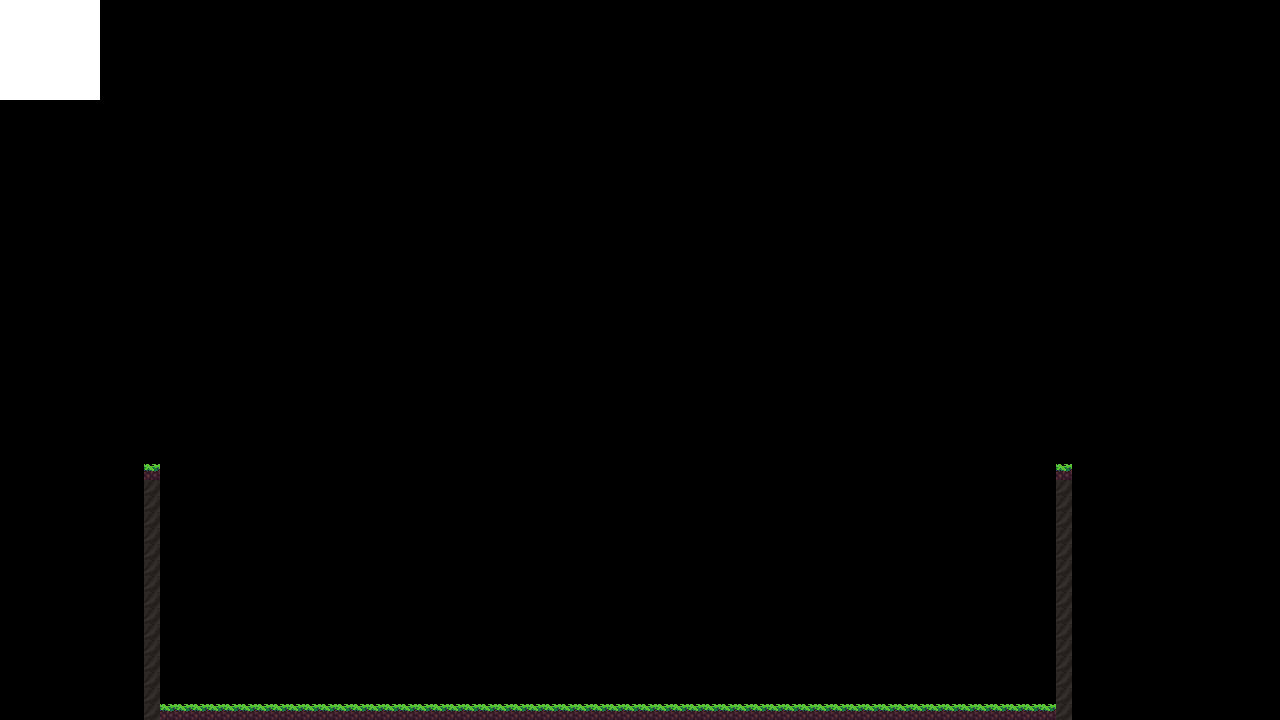

A level layout from a 2D game, rendered from its tile map. Below: a short description, then the map file with tile-grid data replaced by summaries:
An orthogonal 80x45 tile map with 16x16 px tiles, 1 tile layer (wall), 2 tilesets, 1 image layer.

<map version="1.10" tiledversion="1.10.2" orientation="orthogonal" renderorder="right-down" width="80" height="45" tilewidth="16" tileheight="16" infinite="0" nextlayerid="14" nextobjectid="40">
 <tileset firstgid="1" name="cave_background" tilewidth="16" tileheight="16" tilecount="385" columns="35">
  <image source="cave_background.png" width="560" height="176" />
 </tileset>
 <tileset firstgid="386" name="grass_tileset" tilewidth="16" tileheight="16" tilecount="385" columns="35">
  <image source="grass_tileset.png" width="560" height="176" />
 </tileset>
 <imagelayer id="13" name="bg" repeatx="1" repeaty="1">
  <image source="writeBg.png" width="100" height="100" />
 </imagelayer>
 <layer id="1" name="wall" width="80" height="45" locked="1" offsetx="0.242424" offsety="0.363636">
  <data>[3600 cells, 88 non-empty, 2 distinct tile ids]</data>
 </layer>
</map>
